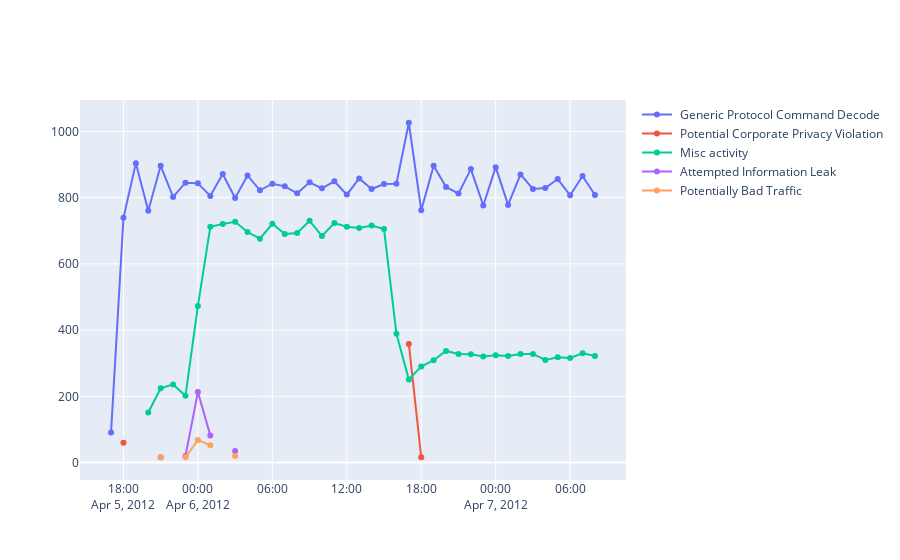

Notebook code cell kept with this figure:
### Code cell
# PLOTLY GRAPH OF CLASSIFICATIONS OVER TIME 
def classifications_over_time(df):
    fig = go.Figure()
    # plot all classifications as different lines
    for i in range(0, len(classifications)):
        # filter for specific classification
        expr = df['classification'] == classifications[i]
        fig.add_trace(go.Scatter(
            x=df[expr]['hour'],
            y=df[expr]['count'],
            name=classifications[i],
            connectgaps=False,
            mode='lines+markers')
        )
    fig.show()

    
# Create df for figure
fig_df = fill_df_nas(grouped_class_df, 'hour', 'classification', classifications)
classifications_over_time(fig_df)
